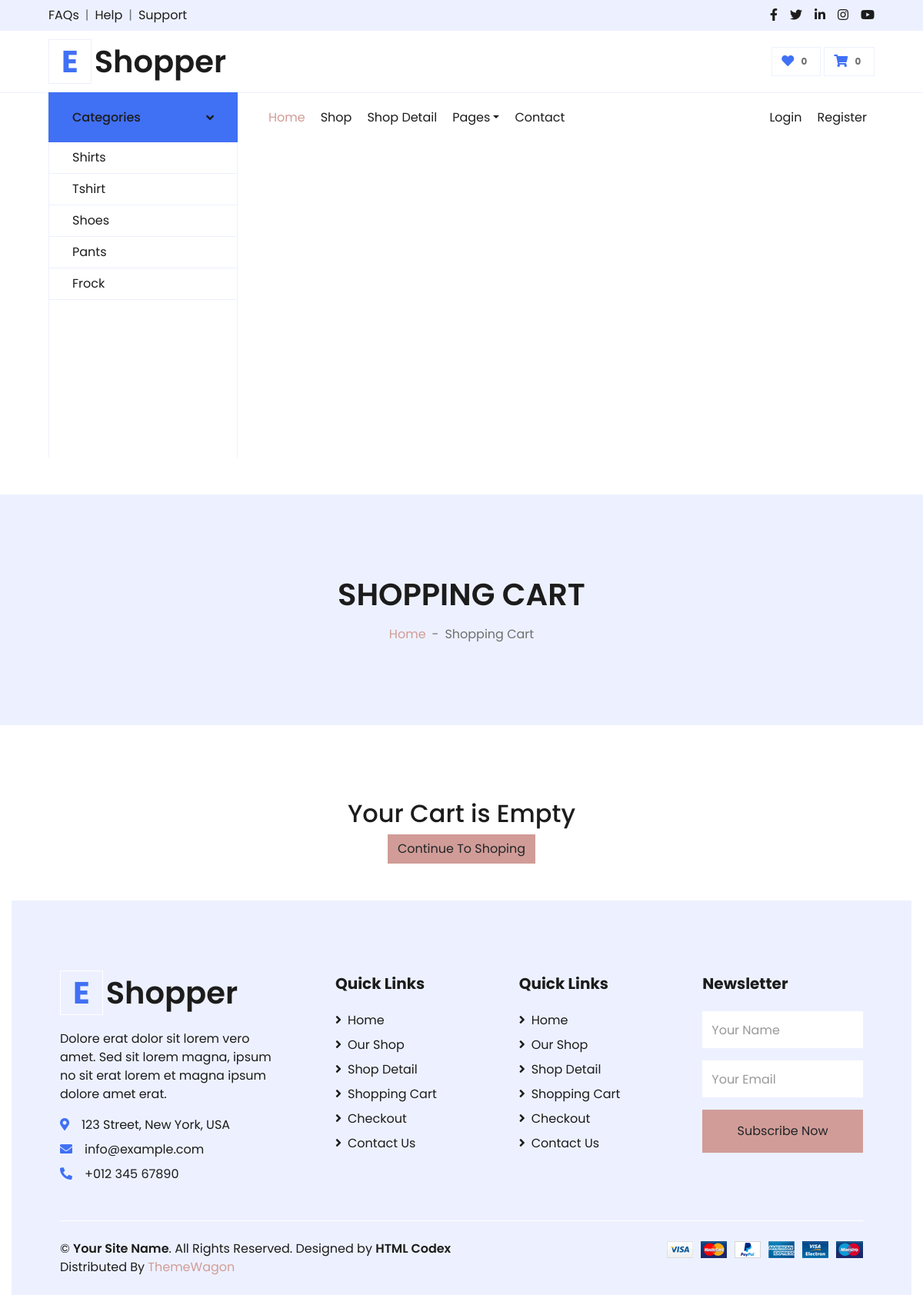
/cart/cart/, run on the app's committed database.
### home/models.py (models this page shows, shortened)
class Category(models.Model):
    category_name = models.CharField(max_length=50, unique=True)
    slug = models.SlugField(max_length=100, unique=True)
    description = models.TextField(max_length=255)
    cat_image = models.ImageField(upload_to='photos/categories', blank=True)
    class Meta:
        verbose_name = 'home'
        verbose_name_plural = 'categories'
    def get_url(self):
        return reverse('product_by_category', args=[self.slug])

### carts/views.py (the view)
# urls.py: path('cart/', views.cart, name='cart'),
def cart(request):
    try:
        cart = Cart.objects.get(cart_id=_cart_id(request))
        cart_items = CartItem.objects.filter(cart=cart, is_active=True)
        total = sum(item.product.offer_price * item.quantity for item in cart_items)
        quantity = sum(item.quantity for item in cart_items)
        tax = (3 * total) / 100
        grand_total = total + tax
    except Cart.DoesNotExist:
        cart_items = None
        total = 0
        quantity = 0
        tax = 0
        grand_total = 0
    context = {
        'total': total,
        'quantity': quantity,
        'cart_items': cart_items,
        'tax': tax,
        'grand_total': grand_total,
    }
    return render(request, 'cart.html', context)

### carts/context_processors.py (called while the page is built)
def counter(request):
    cart_count = 0
    if 'admin' in request.path:
        return {}
    else:
        try:
            cart = Cart.objects.filter(cart_id=_cart_id(request))
            cart_items = CartItem.objects.all().filter(cart=cart[:1]) # it filterd by cart
            for cart_item in cart_items:
                cart_count += cart_item.quantity
        except Cart.DoesNotExist:
            cart_count = 0
    return dict(cart_count=cart_count)

### carts/views.py (called while the page is built)
def _cart_id(request):
    cart_id = request.session.session_key
    if not cart_id:
        cart_id = request.session.create()
    return cart_id

### home/context_processors.py (called while the page is built)
def menu_links(request):
    links = Category.objects.all()
    return dict(links=links)

### home/templates/cart.html (shortened to what this page needs)
{% extends 'layouts/store_main.html' %}
{% load static %}
{% block body %}
<div class="container-fluid bg-secondary mb-5">
    <div class="d-flex flex-column align-items-center justify-content-center" style="min-height: 300px">
        <h1 class="font-weight-semi-bold text-uppercase mb-3">Shopping Cart</h1>
        <div class="d-inline-flex">
            <p class="m-0"><a href="">Home</a></p>
            <p class="m-0 px-2">-</p>
            <p class="m-0">Shopping Cart</p>
        </div>
    </div>
</div>
<div class="container-fluid pt-5">
    {% if quantity == 0 %}
    <h2 class="text-center">Your Cart is Empty</h2>
    <div class="text-center">
        <a href="{% url 'store' %}" class="btn btn-primary">Continue To Shoping</a>
    </div>
{% endif %}
{% endblock %}

### home/templates/inc/store_navbar.html (shortened to what this page needs)
{% load static %}
<body>
    <div class="container-fluid">
        <div class="row bg-secondary py-2 px-xl-5">
            <div class="col-lg-6 d-none d-lg-block">
                <div class="d-inline-flex align-items-center">
                    <a class="text-dark" href="">FAQs</a>
                    <span class="text-muted px-2">|</span>
                    <a class="text-dark" href="">Help</a>
                    <span class="text-muted px-2">|</span>
                    <a class="text-dark" href="">Support</a>
                </div>
            </div>
            <div class="col-lg-6 text-center text-lg-right">
                <div class="d-inline-flex align-items-center">
                    <a class="text-dark px-2" href="">
                        <i class="fab fa-facebook-f"></i>
                    </a>
                    <a class="text-dark px-2" href="">
                        <i class="fab fa-twitter"></i>
                    </a>
                    <a class="text-dark px-2" href="">
                        <i class="fab fa-linkedin-in"></i>
                    </a>
                    <a class="text-dark px-2" href="">
                        <i class="fab fa-instagram"></i>
                    </a>
                    <a class="text-dark pl-2" href="">
                        <i class="fab fa-youtube"></i>
                    </a>
                </div>
            </div>
        </div>
        <div class="row align-items-center py-3 px-xl-5">
            <div class="col-lg-3 d-none d-lg-block">
                <a href="" class="text-decoration-none">
                    <h1 class="m-0 display-5 font-weight-semi-bold"><span class="text-primary font-weight-bold border px-3 mr-1">E</span>Shopper</h1>
                </a>
            </div>
            <div class="col-lg-3 col-6 text-right">
                <a href="" class="btn border">
                    <i class="fas fa-heart text-primary"></i>
                    <span class="badge">0</span>
                </a>
                 <a href="{% url 'cart' %}" class="btn border">
                    <i class="fas fa-shopping-cart text-primary"></i>
                    <span class="badge">{{cart_count}}</span>
                </a>
            </div>
        </div>
    </div>
    <div class="container-fluid mb-5">
        <div class="row border-top px-xl-5">
            <div class="col-lg-3 d-none d-lg-block">
                <a class="btn shadow-none d-flex align-items-center justify-content-between bg-primary text-white w-100" data-toggle="collapse" href="#navbar-vertical" style="height: 65px; margin-top: -1px; padding: 0 30px;">
                    <h6 class="m-0">Categories</h6>
                    <i class="fa fa-angle-down text-dark"></i>
                </a>
                <nav class="collapse show navbar navbar-vertical navbar-light align-items-start p-0 border border-top-0 border-bottom-0" id="navbar-vertical">
                    <div class="navbar-nav w-100 overflow-hidden" style="height: 410px">
                        {% for category in links %}
                        <a href="{{ category.get_url }}" class="nav-item nav-link">{{ category.category_name }}</a>
                        {% endfor %}
                    </div>
                </nav>
            </div>
            <div class="col-lg-9">
                <nav class="navbar navbar-expand-lg bg-light navbar-light py-3 py-lg-0 px-0">
                    <div class="collapse navbar-collapse justify-content-between" id="navbarCollapse">
                        <div class="navbar-nav mr-auto py-0">
                            <a href="/" class="nav-item nav-link active">Home</a>
                            <a href="{% url 'store' %}" class="nav-item nav-link">Shop</a>
                            <a href="detail.html" class="nav-item nav-link">Shop Detail</a>
                            <div class="nav-item dropdown">
                                <a href="#" class="nav-link dropdown-toggle" data-toggle="dropdown">Pages</a>
                            </div>
                            <a href="contact.html" class="nav-item nav-link">Contact</a>
                        </div>
                        <div class="navbar-nav ml-auto py-0">
                            <a href="" class="nav-item nav-link">Login</a>
                            <a href="" class="nav-item nav-link">Register</a>
                        </div>
                    </div>
                </nav>
            </div>
        </div>
    </div>
</body>

### data on the page
Category: category_name "Shirts"
Category: category_name "Tshirt"
Category: category_name "Shoes"
Category: category_name "Pants"
Category: category_name "Frock"

### other printed values
{{ cart_count }} "0"
